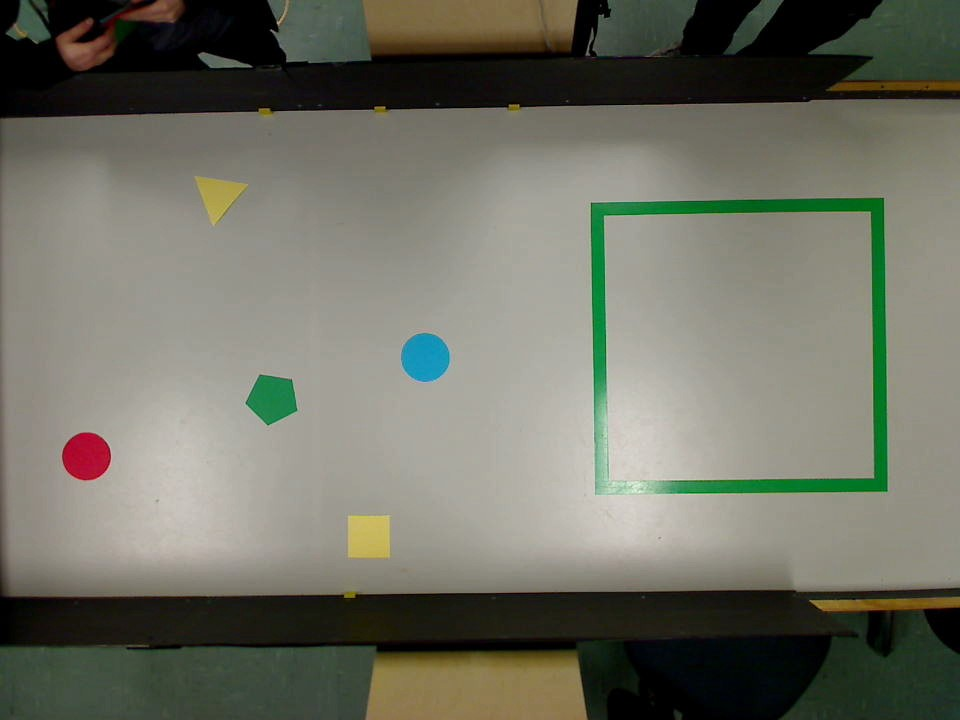
#> input picture base_station/world_map_vision/circlesImage.jpg, 960 x 720 px
$ python -i color_filter.py   (imports and definitions only)
#> lines starting #> are read from the running program, lines starting #| are printed output that depends on the picture; after the words box and inside, x2 and y2 are one past the last pixel; in counts of white or black regions, pixels touching at a corner belong together
#> further down, picture is the input picture: shape (720, 960, 3); mean B, G, R 100.1, 112.6, 111.6
import cv2


class RedFilter:
    @staticmethod
    def range(image):
        lower_red_hue_range = cv2.inRange(image, (0, 100, 100), (10, 255, 255))
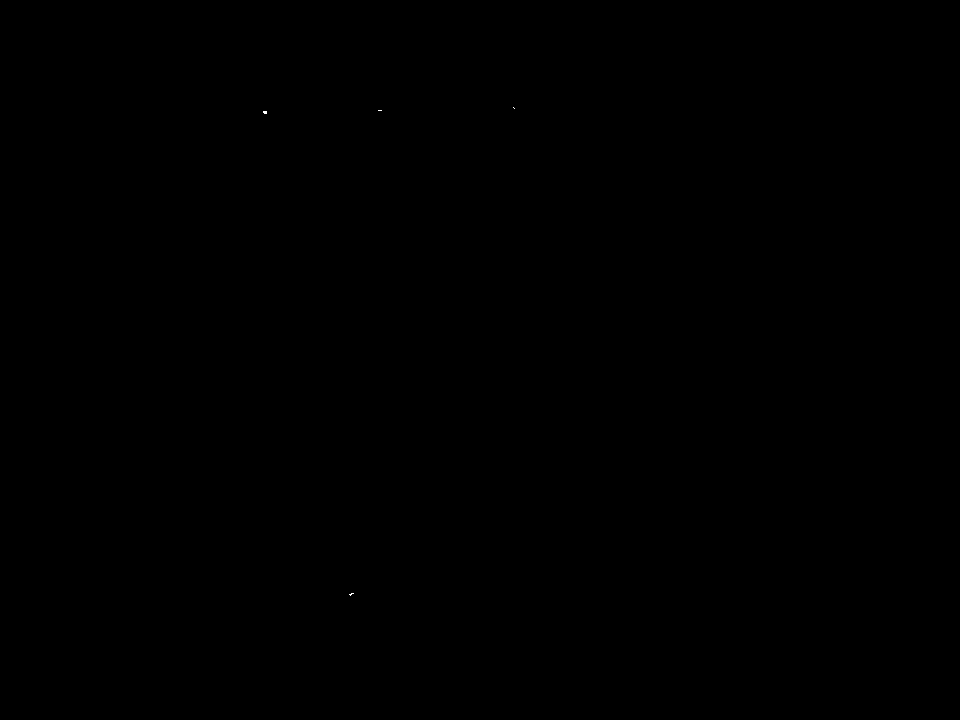
#> lower_red_hue_range: shape (720, 960); 0% white in thin lines or dots, all inside (x1, y1, x2, y2) = (263, 107, 515, 596)
        upper_red_hue_range = cv2.inRange(image, (160, 100, 100), (179, 255, 255))
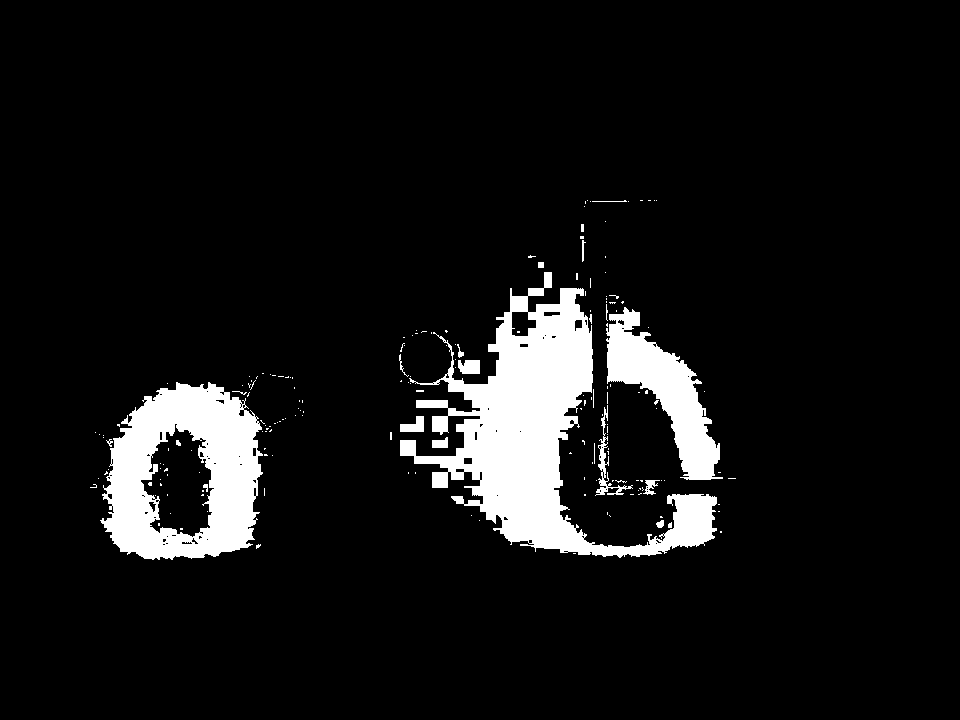
#> upper_red_hue_range: shape (720, 960); 8.1% white; 187 white regions (165 under 20 px), largest, box (x1, y1, x2, y2) and area: (400, 272, 717, 558) 28333, (100, 382, 263, 560) 17400, (606, 307, 723, 480) 7590
        red_hue_image = cv2.addWeighted(lower_red_hue_range, 1.0, upper_red_hue_range, 1.0, 0.0)
        return red_hue_image


class GreenFilter:
    @staticmethod
    def range(image):
        green_hue_image = cv2.inRange(image, (50, 100, 50), (80, 255, 255))
        return green_hue_image


class BlueFilter:
    @staticmethod
    def range(image):
        blue_hue_image = cv2.inRange(image, (80, 50, 50), (130, 255, 255))
        return blue_hue_image


class YellowFilter:
    @staticmethod
    def range(image):
        yellow_hue_image = cv2.inRange(image, (20, 100, 100), (30, 255, 255))
        return yellow_hue_image


class AllColorFilter:
    @staticmethod
    def range(image):
        red_img = RedFilter.range(image)
        green_img = GreenFilter.range(image)
        blue_img = BlueFilter.range(image)
        yellow_img = YellowFilter.range(image)
        green_red_img = cv2.addWeighted(red_img, 1.0, green_img, 1.0, 0.0)
        green_red_blue_img = cv2.addWeighted(green_red_img, 1.0, blue_img, 1.0, 0.0)
        return cv2.addWeighted(green_red_blue_img, 1.0, yellow_img, 1.0, 0.0)

>>> import cv2
>>> picture = cv2.imread('circlesImage.jpg')
>>> result = RedFilter().range(picture)
